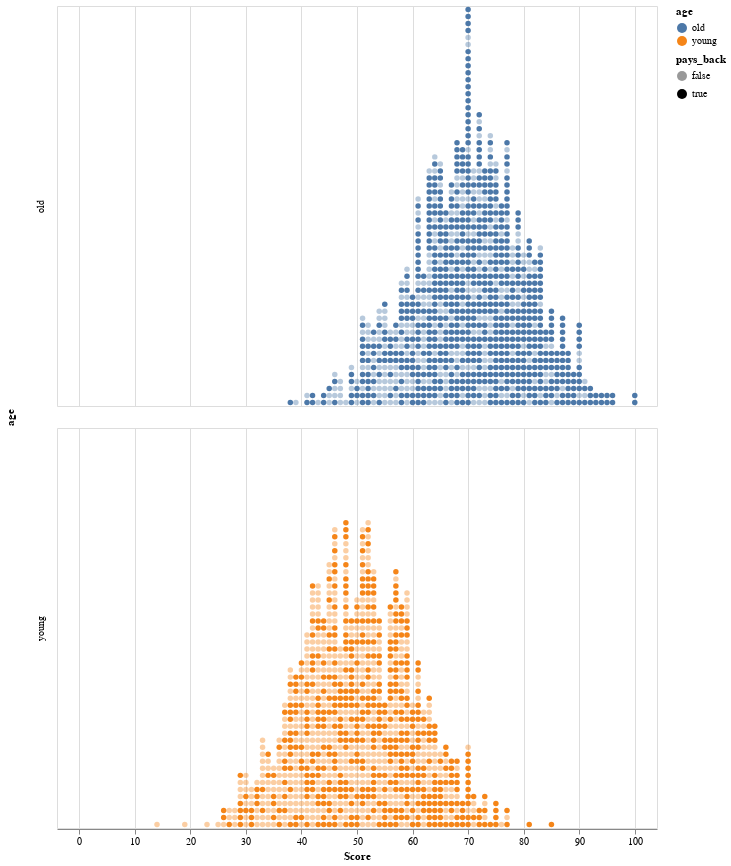

Write notebook code for a chart like this one.
### Code cell
base = alt.Chart(df).transform_window(id="rank()", groupby=["score", "age"])
(
    base.mark_point(filled=True, opacity=1, size=30).encode(
        x=alt.X("score:Q").scale(domain=[-4, 104]).title("Score"),
        y=alt.Y("id:O").axis(None).sort("descending"),
        color=alt.Color("age:N"),
        opacity=alt.Opacity("pays_back:N", scale=alt.Scale(range=[0.4, 1])),
        row="age:N",
    )
).properties(width=600, height=400)

### Figure 1 — Vega-Lite specification as saved in the notebook (floating-point values rounded to 4 significant figures; data arrays with more than 128 entries replaced by an {"elided": "..."} marker saying what was removed)
{"config": {"view": {"continuousWidth": 300, "continuousHeight": 300}}, "data": {"name": "data-e87efadb1103f6daa49eed49b56c8dcb"}, "mark": {"type": "point", "filled": true, "opacity": 1, "size": 30}, "encoding": {"color": {"field": "age", "type": "nominal"}, "opacity": {"field": "pays_back", "scale": {"range": [0.4, 1]}, "type": "nominal"}, "row": {"field": "age", "type": "nominal"}, "x": {"field": "score", "scale": {"domain": [-4, 104]}, "title": "Score", "type": "quantitative"}, "y": {"axis": null, "field": "id", "sort": "descending", "type": "ordinal"}}, "height": 400, "transform": [{"window": [{"op": "rank", "field": "", "as": "id"}], "groupby": ["score", "age"]}], "width": 600, "$schema": "https://vega.github.io/schema/vega-lite/v5.20.1.json", "datasets": {"data-e87efadb1103f6daa49eed49b56c8dcb": {"elided": "2000 records"}}}
